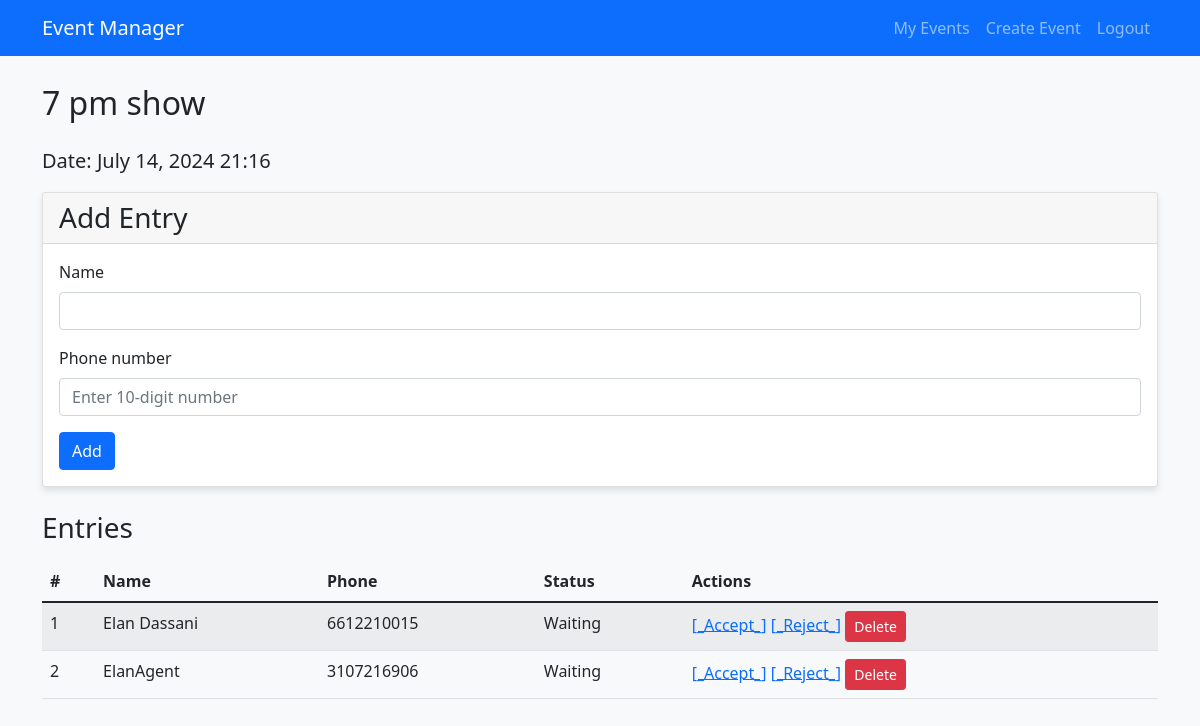
The app's page /13/ (signed in), older data.
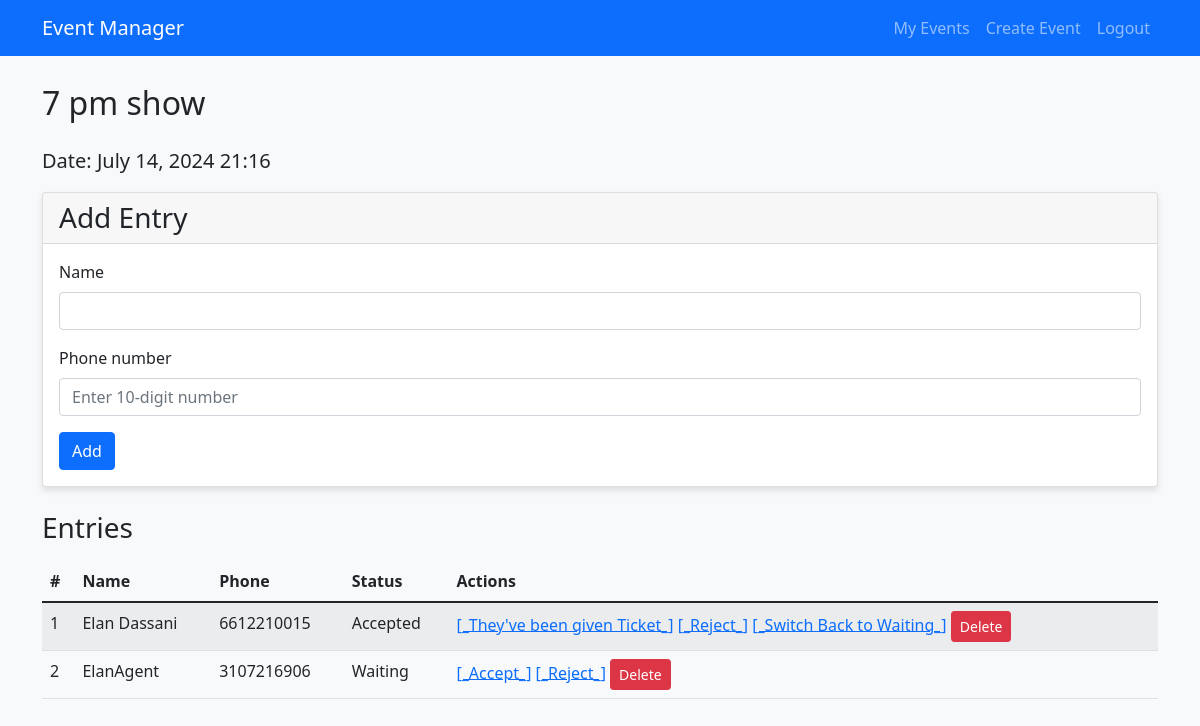
The same page, newer data.
### events/models.py (models this page shows, shortened)
class Event(models.Model):
    title = models.CharField(max_length=200)
    date = models.DateTimeField(default=timezone.now)
    organizer = models.ForeignKey(User, on_delete=models.CASCADE)
    order = models.PositiveIntegerField(default=0)
    class Meta:
        ordering = ['order', 'date']

class Entry(models.Model):
    event = models.ForeignKey(Event, on_delete=models.CASCADE)
    name = models.CharField(max_length=100)
    phone_number = models.CharField(max_length=10)
    status = models.CharField(max_length=20, choices=[
        ('WAITING', 'Waiting'),
        ('ACCEPTED', 'Accepted'),
        ('REJECTED', 'Rejected'),
        ('GIVEN_TICKET', 'Given Ticket')
    ], default='WAITING')
    order = models.PositiveIntegerField(default=0)
    created_at = models.DateTimeField(auto_now_add=True)
    class Meta:
        ordering = ['order', 'created_at']

### events/views.py (the view)
# urls.py: path('<int:event_id>/', views.event_detail, name='event_detail'),
@login_required
def event_detail(request, event_id):
    event = get_object_or_404(Event, id=event_id, organizer=request.user)
    entries = Entry.objects.filter(event=event)
    if request.method == 'POST':
        form = EntryForm(request.POST)
        if form.is_valid():
            entry = form.save(commit=False)
            entry.event = event
            entry.save()  # The save method will automatically set the order
            message = f"You've been added to the waitlist for {event.title}. We'll notify you when your status changes."
            send_sms(entry.phone_number, message)
            return redirect('event_detail', event_id=event.id)
    else:
        form = EntryForm()
    return render(request, 'events/event_detail.html', {'event': event, 'entries': entries, 'form': form})

### events/forms.py (shortened to what this page needs)
class EntryForm(forms.ModelForm):
    phone_number = forms.CharField(
        max_length=10,
        min_length=0,
        widget=forms.TextInput(attrs={'placeholder': 'Enter 10-digit number'}),
    )
    class Meta:
        model = Entry
        fields = ['name', 'phone_number']

### events/views.py (called while the page is built)
@register.filter
def add_class(field, class_name):
    return field.as_widget(attrs={"class": class_name})

### events/templates/events/event_detail.html (shortened to what this page needs)
{% extends 'events/base.html' %}
{% block content %}
    <h2 class="mb-4">{{ event.title }}</h2>
    <p class="lead">Date: {{ event.date|date:"F d, Y H:i" }}</p>
    <div class="card mb-4">
        <div class="card-header">
            <h3 class="mb-0">Add Entry</h3>
        </div>
        <div class="card-body">
            <form method="post">
                {% for field in form %}
                    <div class="mb-3">
                        <label for="{{ field.id_for_label }}" class="form-label">{{ field.label }}</label>
                        {{ field|add_class:"form-control" }}
                    </div>
                {% endfor %}
                <button type="submit" class="btn btn-primary">Add</button>
            </form>
        </div>
    </div>
    <h3 class="mb-3">Entries</h3>
    <div class="table-responsive">
        <table class="table table-striped">
            <thead>
                <tr>
                    <th>#</th>
                    <th>Name</th>
                    <th>Phone</th>
                    <th>Status</th>
                    <th>Actions</th>
                </tr>
            </thead>
            <tbody>
                {% for entry in entries %}
                    <tr>
                        <td>{{ entry.order }}</td>
                        <td>{{ entry.name }}</td>
                        <td>{{ entry.phone_number }}</td>
                        <td>{{ entry.get_status_display }}</td>
                        <td>
                            {% if entry.status == 'WAITING' %}
                                <a href="{% url 'update_entry_status' entry.id 'ACCEPTED' %}">[_Accept_]</a>
                                <a href="{% url 'update_entry_status' entry.id 'REJECTED' %}">[_Reject_]</a>
                            {% endif %}
                            {% if entry.status == 'ACCEPTED' %}
                                <a href="{% url 'update_entry_status' entry.id 'GIVEN_TICKET' %}">[_They've been given Ticket_]</a>
                                <a href="{% url 'update_entry_status' entry.id 'REJECTED' %}">[_Reject_]</a>
                            {% endif %}
                            {% if entry.status != 'WAITING' %}
                                <a href="{% url 'update_entry_status' entry.id 'WAITING' %}">[_Switch Back to Waiting_]</a>
                            {% endif %}
                            <form method="post" action="{% url 'delete_entry' entry.id %}" style="display: inline;">
                                <button type="submit" class="btn btn-danger btn-sm btn-custom" onclick="return confirm('Are you sure you want to delete this entry?')">Delete</button>
                            </form>
                        </td>
                    </tr>
                {% empty %}
                    <tr>
                        <td colspan="5">No entries yet.</td>
                    </tr>
                {% endfor %}
            </tbody>
        </table>
    </div>
{% endblock %}

### events/templates/events/base.html (shortened to what this page needs)
<!DOCTYPE html>
<html lang="en">
<head>
    <link href="https://cdn.jsdelivr.net/npm/bootstrap@5.1.3/dist/css/bootstrap.min.css" rel="stylesheet">
</head>
<body>
    <nav class="navbar navbar-expand-lg navbar-dark bg-primary fixed-top">
        <div class="container">
            <a class="navbar-brand" href="{% url 'event_list' %}">Event Manager</a>
            <div class="collapse navbar-collapse" id="navbarNav">
                <ul class="navbar-nav ms-auto">
                    <li class="nav-item">
                        <a class="nav-link" href="{% url 'event_list' %}">My Events</a>
                    </li>
                    <li class="nav-item">
                        <a class="nav-link" href="{% url 'create_event' %}">Create Event</a>
                    </li>
                    {% if user.is_authenticated %}
                        <li class="nav-item">
                            <form method="post" action="{% url 'logout' %}" style="display: inline;">
                                <button type="submit" class="btn btn-link nav-link" style="background: none; border: none; cursor: pointer;">Logout</button>
                            </form>
                        </li>
                    {% else %}
                        <li class="nav-item">
                            <a class="nav-link" href="{% url 'login' %}">Login</a>
                        </li>
                    {% endif %}
                </ul>
            </div>
        </div>
    </nav>
    <div class="container mt-4">
        {% block content %}
        {% endblock %}
    </div>
</body>
</html>

### events/templates/events/base.html (style rules this page uses)
body { padding-top: 60px; background-color: #f8f9fa; }
.card { margin-bottom: 20px; box-shadow: 0 4px 6px rgba(0, 0, 0, 0.1); }
.btn-custom { margin-right: 5px; }

Row changes from the older to the newer data that the page shows:
changed Entry "Elan Dassani": status "Waiting" → "Accepted"; status "[_Accept_]" → "[_They've been given Ticket_] [_Switch Back to Waiting_]"
